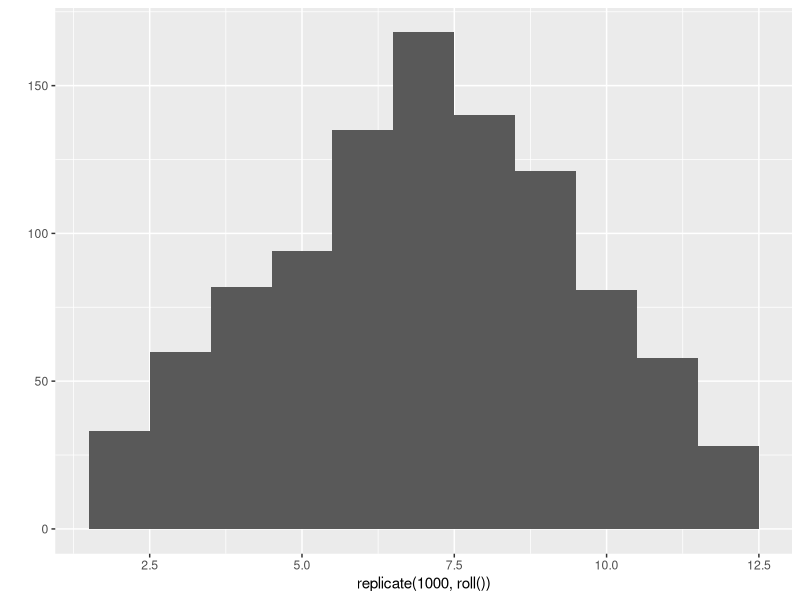
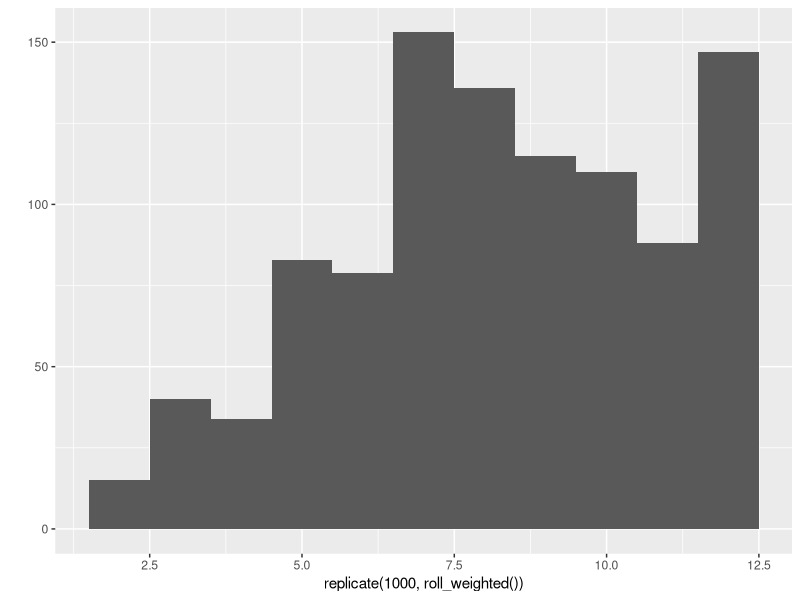

Reproduce these figures in R, in order.
library("ggplot2")

prob <- c("1" = 1/8, "2" = 1/8, "3" = 1/8, "4" = 1/8, "5" = 1/8, "6" = 3/8)

roll <- function(){
  sum(sample(1:6, size = 2, replace = TRUE))
}
qplot(replicate(1000, roll()), binwidth = 1)

roll_weighted <- function(){
  sum(sample(1:6, size = 2, replace = TRUE, prob = prob))
}
qplot(replicate(1000, roll_weighted()), binwidth = 1)

rolls <- expand.grid(1:6, 1:6)
# add new column
rolls$value <- rolls$Var1 + rolls$Var2
rolls$prob1 <- prob[rolls$Var1]
rolls$prob2 <- prob[rolls$Var2]
rolls$prob <- prob[rolls$Var1]*prob[rolls$Var2]

# expected result
exp_result <- sum(rolls$value*rolls$prob)
